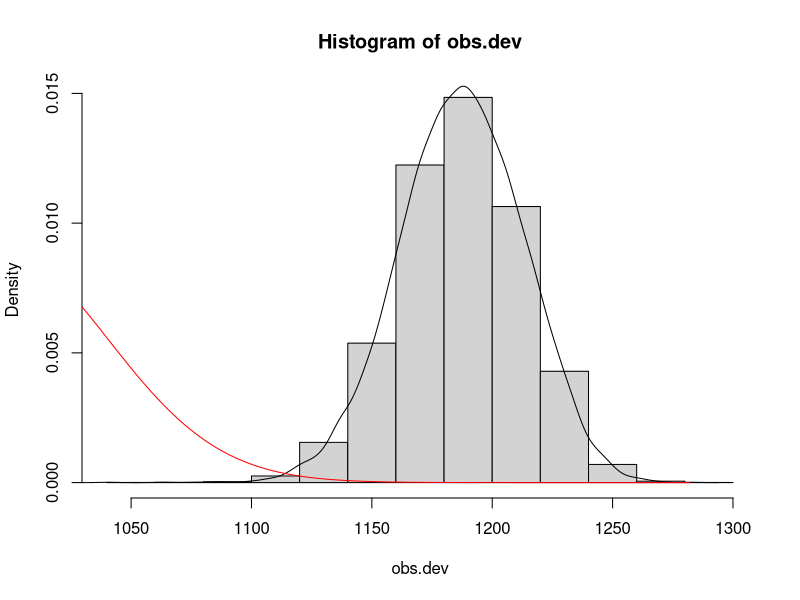
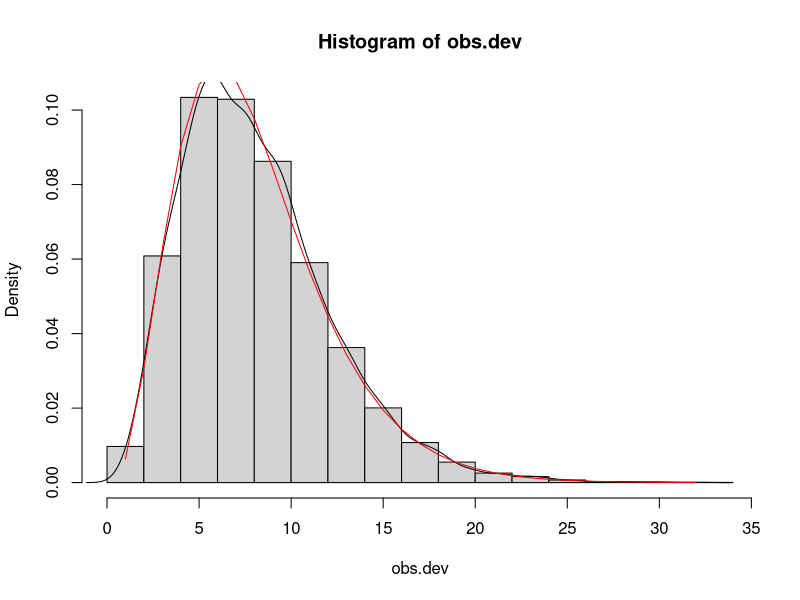

Source code (R) for these figures, in order:
###################################################
## The problem of the Deviance for Bernoulli GLM ##
###################################################

start.bin <- Sys.time()
N.samples <- 10000
obs.dev <- rep(0,N.samples)
for(k in 1 : N.samples){
#   n<-100; 
#   m<-1
  n<-1000; # see that it gets further away!
  m<-1
  x <- runif(n)
  lp <- -1 + 3*x #xtb = -1 + 3x 
  mu <- binomial()$linkinv(lp)
  y <- rbinom(1:n,m,mu)
  fit.bern <- glm(y~x,family=binomial(link="logit"))
#   fit.bern <- glm(y/m~x,family=binomial,weights=rep(m,n))
  obs.dev[k] <- fit.bern$deviance
}
elapsed <- Sys.time()-start.bin
elapsed
hist(obs.dev, freq = FALSE)
lines(density(obs.dev))
lines(x = 1:max(obs.dev), y = dchisq(1:max(obs.dev), df =  fit.bern$df.residual), col="red")

N.samples <- 10000
obs.dev <- rep(0,N.samples)
for(k in 1 : N.samples){
#   n<-10 
#   m<-10
  n<-10 # try 100, 1000 and see that it stays pretty close!
  m<-100
  x <- runif(n)
  lp <- -1 + 3*x
  mu <- binomial()$linkinv(lp)
  y <- rbinom(1:n,m,mu)
  fit.bin <- glm(cbind(y,m-y)~x,family=binomial)
  obs.dev[k] <- fit.bin$deviance
}
hist(obs.dev, freq = FALSE)
lines(density(obs.dev))
lines(x = 1:max(obs.dev), y = dchisq(1:max(obs.dev), df =  fit.bin$df.residual), col="red")
